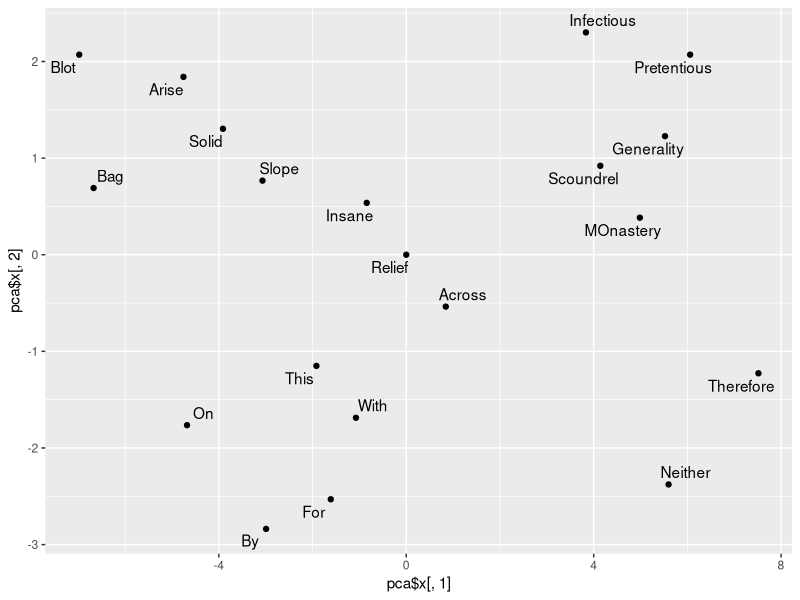
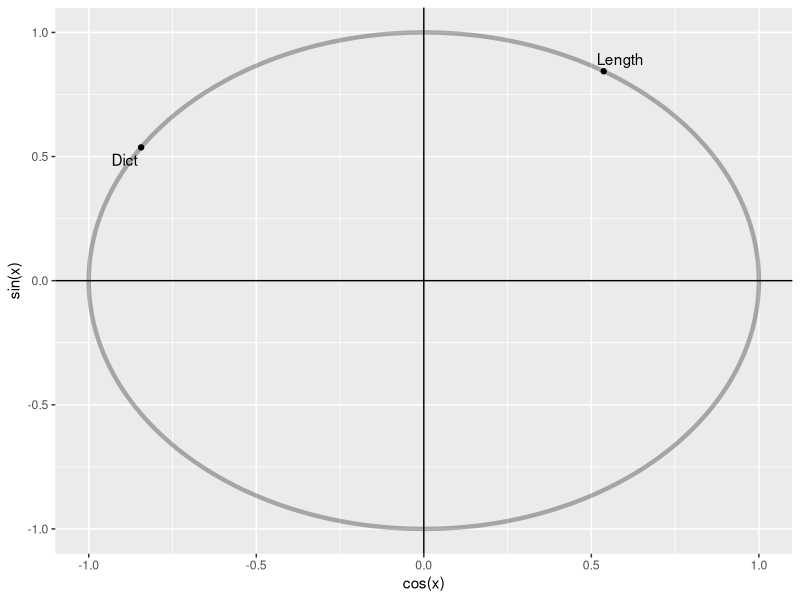
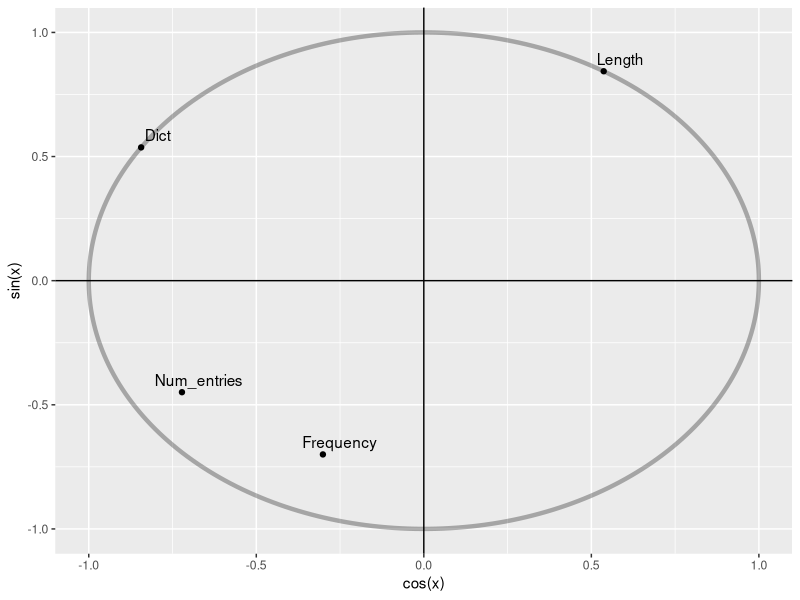

The R script that drew these images, in order: (Note: this script raises an error after producing the figures.)
# Read the comments to get information about relevant figures in origianl paper.
library(ggplot2)
library(ggrepel)


X = read.csv("pca_abdi_ex1.csv",header = T)

pca = prcomp(X[,2:3],scale = F)

# Projection of points on first two PCs
ggplot()+geom_point(data = as.data.frame(pca$x),
                    aes(pca$x[,1],pca$x[,2]))+
  geom_text_repel(aes(pca$x[,1],pca$x[,2],label = X[,1]))

# Correlation circle
x = seq(0,2*pi,length.out = 300)
ggplot() + geom_path(data = data.frame(a = cos(x),b = sin(x)),
                     aes(cos(x),sin(x)),alpha = 0.3, size = 1.5)+
  geom_point(data = as.data.frame(pca$rotation),
                      aes(pca$rotation[,1],pca$rotation[,2]))+
  geom_text_repel(aes(pca$rotation[,1],pca$rotation[,2],
                      label = c("Length","Dict"))) +
  geom_hline(yintercept = 0)+geom_vline(xintercept = 0)


## Add supplementary variables

Frequency = c(8,230,700,1,500,1,9,2,1,700,7,1,4,500,900,3,1,10,1,1)
Num_entries = c(6,3,12,2,7,1,1,6,1,5,2,1,5,9,7,1,1,4,4,2)
supp_data = data.frame(Frequency, Num_entries)

cor_score_supp = cor(pca$x,supp_data)

x = seq(0,2*pi,length.out = 300)
ggplot() + geom_path(data = data.frame(a = cos(x),b = sin(x)),
                     aes(cos(x),sin(x)),alpha = 0.3, size = 1.5)+
  geom_point(data = as.data.frame(pca$rotation),
             aes(pca$rotation[,1],pca$rotation[,2]))+
  geom_text_repel(aes(pca$rotation[,1],pca$rotation[,2],
                      label = c("Length","Dict"))) +
  geom_hline(yintercept = 0)+geom_vline(xintercept = 0)+
  geom_point(data = as.data.frame(cor_score_supp),
             aes(cor_score_supp[,1],cor_score_supp[,2]))+
  geom_text_repel(aes(cor_score_supp[,1],cor_score_supp[,2],
                      label = names(supp_data))) 

# Correlation circle
cor_loading = cor(pca_wine_cor$x[,1:2],scale(wine[,2:8]))
ggplot() + geom_path(data = data.frame(a = cos(x),b = sin(x)),
                     aes(cos(x),sin(x)),alpha = 0.3, size = 1.5)+
  # geom_point(data = as.data.frame(pca_wine_cor$rotation[,1:2]),
  #            aes(pca_wine_cor$rotation[,1],pca_wine_cor$rotation[,2]))+
  # geom_text_repel(aes(pca_wine_cor$rotation[,1],pca_wine_cor$rotation[,2],
  #                     label = names(wine)[2:8])) +
  geom_hline(yintercept = 0)+geom_vline(xintercept = 0)+
  geom_point(data = as.data.frame(t(cor_loading)),
             aes(cor_loading[1,],cor_loading[2,]))+
  geom_text_repel(aes(cor_loading[1,],cor_loading[2,],
                      label = names(wine)[2:8]))


## Applying varimax
ggplot() + geom_path(data = data.frame(a = cos(x),b = sin(x)),
                     aes(cos(x),sin(x)),alpha = 0.3, size = 1.5)+
  geom_hline(yintercept = 0)+geom_vline(xintercept = 0)+
  geom_point(data = as.data.frame(pca_wine_cor$rotation),
             aes(pca_wine_cor$rotation[,1],pca_wine_cor$rotation[,2]))+
  geom_text_repel(aes(pca_wine_cor$rotation[,1],pca_wine_cor$rotation[,2],
                      label = names(wine)[2:8]))


## French food example
food = read.csv("pca_abdi_food.csv",header = T)
pca_food_cov = prcomp(food[,3:9],scale = F)
cent_food = food[,3:9]-matrix(rep(colMeans(food[,3:9]),times = 12),nrow = 12,
                              byrow = T)
svd_food = svd(cent_food)

## Table 14
# Eigenvalues
(Eigenvalues = (svd_food$d)^2)
# Another way of getting the same result
(Eigenvalues_diff = diag(cov(pca_food_cov$x)*11))
# Percentage contribution of each PC
(round(Eigenvalues/sum(Eigenvalues),2))
# Cumulative sum of eigen values
(round(cumsum(Eigenvalues),2))
# Cumulative percentage
(round(cumsum(Eigenvalues)/sum(Eigenvalues),2))
# RESS
RESS = array(rep(0,7))
for (i in 1:7){
  RESS[i] = sum(Eigenvalues)-sum(Eigenvalues[1:i])
}
RESS
# RESS/sum of eigenvalues
round(RESS/sum(Eigenvalues),2)


# Figure 9
pca_food_cor = prcomp(food[,3:9],scale = T)
x = seq(0,2*pi,length.out = 300)
cor_loading = cor(pca_food_cor$x[,1:2],scale(food[,3:9]))
ggplot() + geom_path(data = data.frame(a = cos(x),b = sin(x)),
                     aes(cos(x),sin(x)),alpha = 0.3, size = 1.5)+
  geom_hline(yintercept = 0)+geom_vline(xintercept = 0)+
  geom_point(data = as.data.frame(t(cor_loading)),
             aes(-cor_loading[1,],-cor_loading[2,]))+
  geom_text_repel(aes(-cor_loading[1,],-cor_loading[2,],
                      label = names(food)[3:9]))

###################################
# Random effect model
x_recon = array(rep(0,12*7),dim = c(12,7))
press = rep(0,7)
for (j in 1:7){
  for (i in 1:12){
    pca = prcomp(cent_food[-i,],scale = F)
    #x_trans = food[i,3:9] %*% pca$rotation[,1]
    x_recon[i,]= as.matrix(cent_food[i,]) %*% pca$rotation[,1:j] %*% t(pca$rotation[,1:j])
  }
  press[j] = sum((cent_food-x_recon)^2)
}
#sum((cent_food-x_recon)^2)
#sum((food[,3:9]-x_recon)^2)
